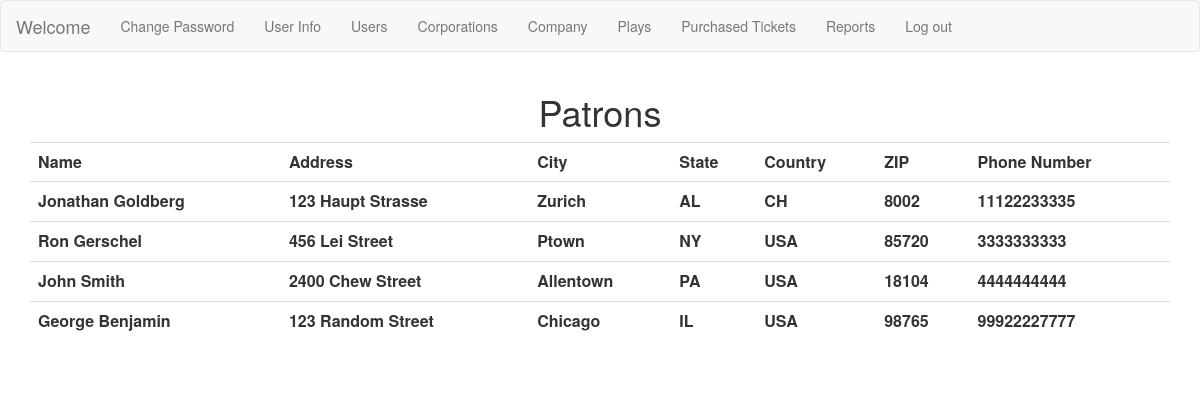
The page /project/www/html/patrons.php (signed in) on the database its author committed.
### tables this page shows
CREATE TABLE `Location` (
  `objectid` bigint(20) unsigned NOT NULL AUTO_INCREMENT,
  `street` varchar(64) DEFAULT NULL,
  `city` varchar(64) DEFAULT NULL,
  `state` varchar(2) DEFAULT NULL,
  `country` varchar(64) DEFAULT NULL,
  `zip_code` int(5) DEFAULT NULL,
  PRIMARY KEY (`objectid`),
  UNIQUE KEY `objectid` (`objectid`)
);

CREATE TABLE `Contact` (
  `objectid` bigint(20) unsigned NOT NULL AUTO_INCREMENT,
  `fname` varchar(64) DEFAULT NULL,
  `lname` varchar(64) DEFAULT NULL,
  `uname` varchar(64) DEFAULT NULL,
  `password` varchar(64) DEFAULT NULL,
  `location_id` bigint(20) DEFAULT NULL,
  `phone_number` varchar(15) DEFAULT NULL,
  `created_date` datetime DEFAULT NULL,
  `modified_date` datetime DEFAULT NULL,
  `isSponsor` bit(1) NOT NULL DEFAULT b'0',
  `isPatron` bit(1) NOT NULL DEFAULT b'0',
  `accountType` varchar(64) NOT NULL DEFAULT '''Regular''',
  PRIMARY KEY (`objectid`),
  UNIQUE KEY `objectid` (`objectid`)
);

### project/www/html/patrons.php (the view, shortened to what this page needs)
<?php
	$accountType = $_SESSION['accountType'];
?>
<html>
<head>
	<link href="../css/bootstrap.min.css" type="text/css" rel="stylesheet">
</head>
<body>
<nav class="navbar navbar-default navbar-fixed">
	<section class="container-fluid">
		<a class="navbar-brand" href="main.php">Welcome</a>
		<section class="collapse navbar-collapse" id="nav">
		<ul class="nav navbar-nav">
			<?php
				if ($accountType == "Administrator")
				{
					print("
						<li><a href=\"updatePassword.php\">Change Password</a></li>
						<li><a href=\"contactInfo.php\">User Info</a></li>
						<li><a href=\"contacts.php\">Users</a></li>
						<li><a href=\"corporation.php\">Corporations</a></li>
						<li><a href=\"company.php\">Company</a></li>
						<li><a href=\"playListings.php\">Plays</a></li>
						<li><a href=\"purchasedTickets.php\">Purchased Tickets</a></li>
						<li><a href=\"reports.php\">Reports</a></li>
						<li><a href=\"logout.php\">Log out</a></li>
					");
				}
			?>
		</ul>
		</section>
	</section>
</nav>
<section class="container">
<?php
	$mysqli = new mysqli("localhost", "project3", "teamrow2", "pj03");
	$query = "SELECT concat(c.fname, ' ', c.lname) as 'Name', l.street 'Address', l.city 'City', l.state 'State', l.country 'Country', l.zip_code 'ZIP', c.phone_number 'Phone Number' "
			."FROM Contact c "
			."INNER JOIN Location l "
			."	ON c.location_id = l.objectid "
			."WHERE c.isPatron = 1";
	$result = $mysqli -> query($query);
	print "<table class='table'><h1>Patrons</h1>";
	print "<tr>";
	$num_rows = mysqli_num_rows($result);
	$row = mysqli_fetch_array($result);
	$num_fields = sizeof($row);
	while($next_element = each($row)) {
		$next_element = each($row);
		$next_key = $next_element['key'];
		print "<th>" . $next_key . "</th>";
	}
	print "</tr>";
	for ($i = 0; $i < $num_rows; $i++) {
		reset($row);
		for($j = 0; $j < $num_fields / 2; $j++)
		{
			print "<th>" . $row[$j] . "</th>";
		}
		$row = mysqli_fetch_array($result);
	}
	print "</table><br/>";
	?>
</section>
</body>
</html>

### project/www/html/patrons.php (style rules this page uses)
h1 { text-align: center; }

### rows shown on the page
location: street "123 Haupt Strasse", city "Zurich", state "AL", country "CH", zip_code "8002"
contact: phone_number "11122233335"
location: street "456 Lei Street", city "Ptown", state "NY", country "USA", zip_code "85720"
contact: phone_number "3333333333"
location: street "2400 Chew Street", city "Allentown", state "PA", country "USA", zip_code "18104"
contact: phone_number "4444444444"
location: street "123 Random Street", city "Chicago", state "IL", country "USA", zip_code "98765"
contact: phone_number "99922227777"

### other values the page prints
$next_key "Name"
$next_key "Address"
$next_key "City"
$next_key "State"
$next_key "Country"
$next_key "ZIP"
$next_key "Phone Number"
$row[$j] "Jonathan Goldberg"
$row[$j] "Ron Gerschel"
$row[$j] "John Smith"
$row[$j] "George Benjamin"
